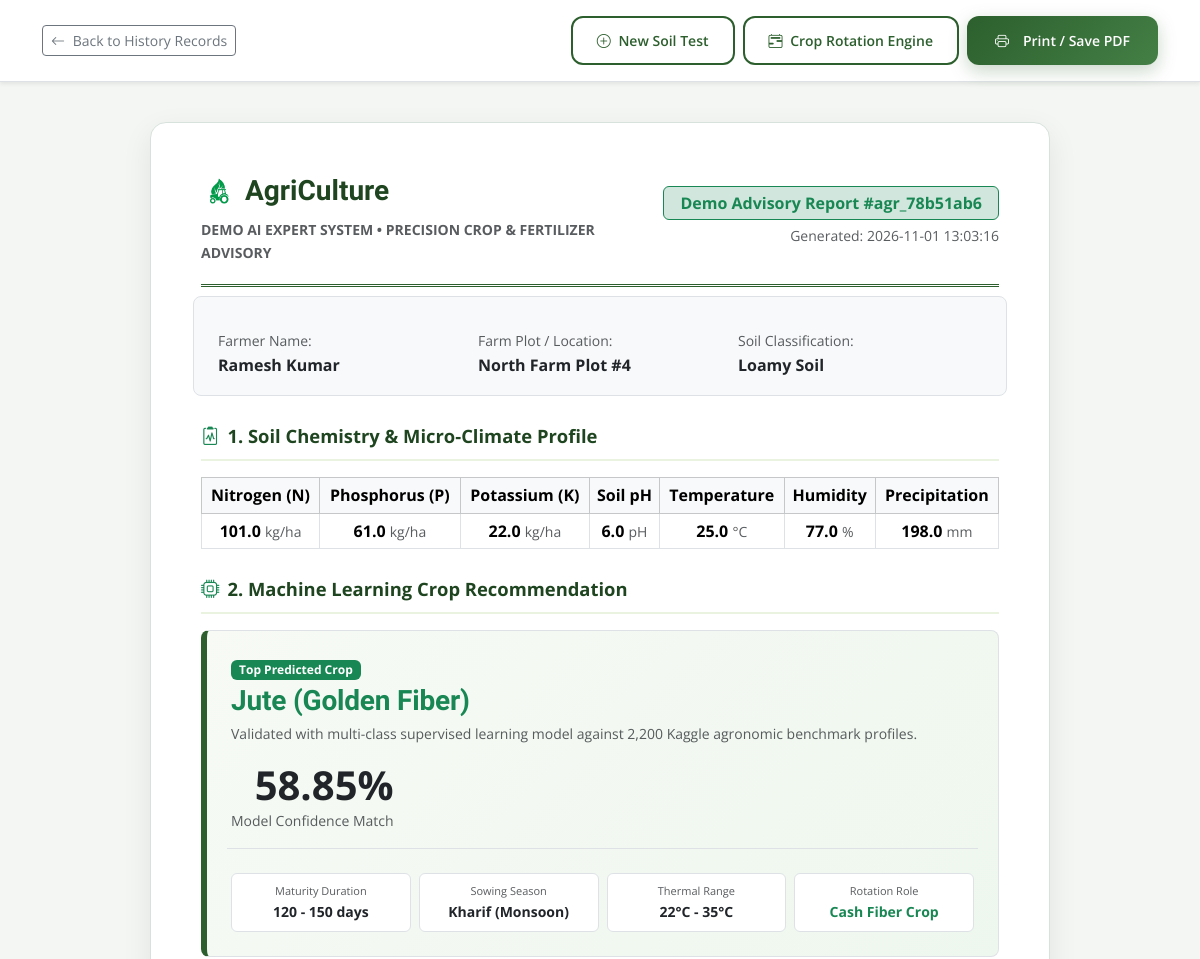
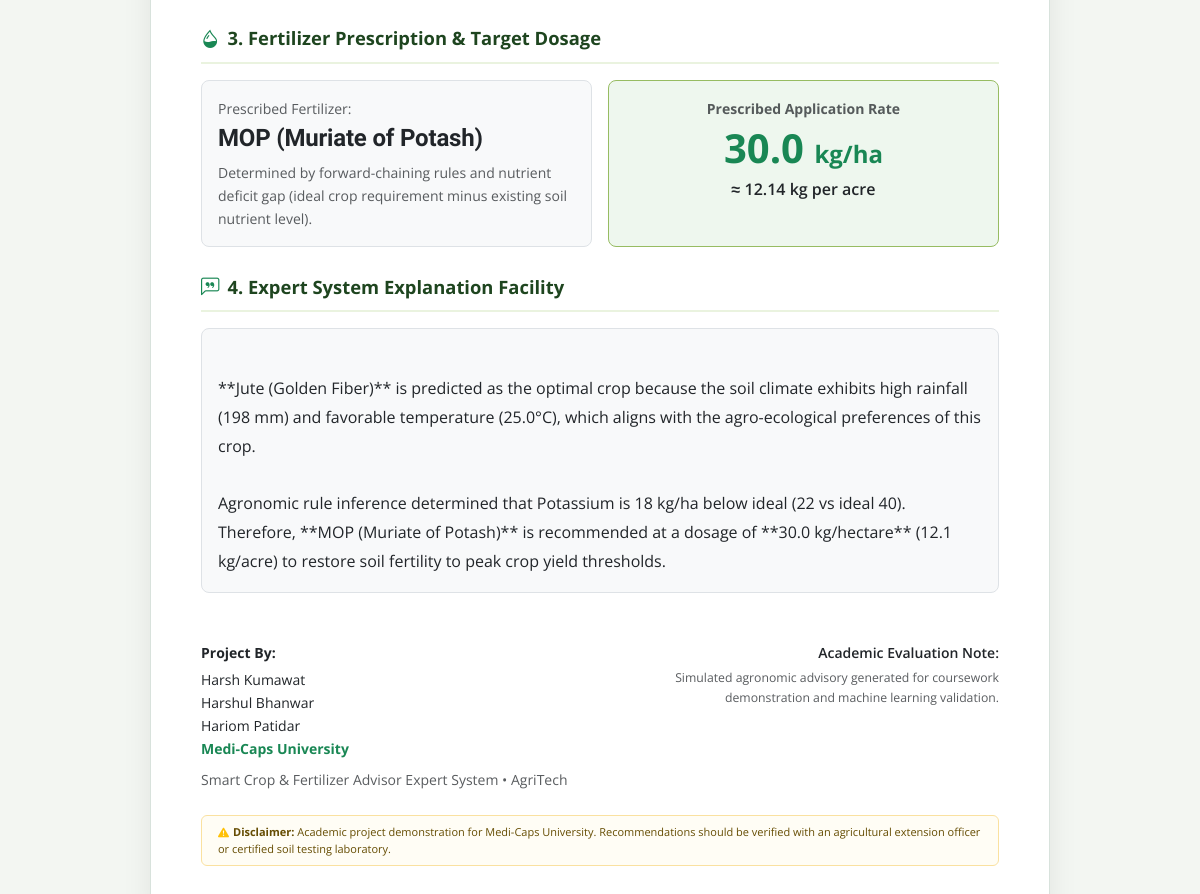
Screenshot of /report/5 with the database file from the repository (2 pictures, top to bottom).
### tables this page shows
CREATE TABLE recommendations_history (
                    id INTEGER PRIMARY KEY AUTOINCREMENT,
                    timestamp TEXT NOT NULL,
                    farmer_name TEXT DEFAULT 'Farmer',
                    location TEXT DEFAULT 'Farm Field #1',
                    soil_type TEXT DEFAULT 'Alluvial/Loamy',
                    N REAL NOT NULL,
                    P REAL NOT NULL,
                    K REAL NOT NULL,
                    ph REAL NOT NULL,
                    temperature REAL NOT NULL,
                    humidity REAL NOT NULL,
                    rainfall REAL NOT NULL,
                    predicted_crop TEXT NOT NULL,
                    confidence REAL NOT NULL,
                    recommended_fertilizer TEXT NOT NULL,
                    dosage_kg_ha REAL NOT NULL,
                    dosage_kg_acre REAL NOT NULL,
                    explanation TEXT NOT NULL,
                    fired_rules_json TEXT,
                    nutrient_gaps_json TEXT
                , report_id TEXT);

### app.py (the view)
@app.route('/report/<rec_id>')
def report(rec_id):
    if str(rec_id).lower() == 'demo':
        history_records = db.fetch_history(limit=1, anonymize=False)
        record = history_records[0] if history_records else None
        if not record:
            record = {
                'id': 1,
                'report_id': 'agr_demo',
                'timestamp': '2026-11-14 10:00:00',
                'farmer_name': 'Ramesh Kumar',
                'location': 'Plot #4 North Field',
                'soil_type': 'Loamy',
                'N': 40, 'P': 48, 'K': 40, 'ph': 6.5,
                'temperature': 24, 'humidity': 82, 'rainfall': 230,
                'predicted_crop': 'Rice (Paddy)',
                'confidence': 99.3,
                'recommended_fertilizer': 'Urea',
                'dosage_kg_ha': 87.0,
                'dosage_kg_acre': 35.2,
                'explanation': '[EXPLANATION FACILITY AUDIT]\n• Input Nitrogen level (40 kg/ha) is deficient for optimal Rice tillering (requires 80 kg/ha).\n• Forward-Chaining Rule R02 fired: Recommended Urea @ 87.0 kg/ha (35.2 kg/acre).\n• Growth duration (110 - 150 days) safely fits within farmer available fallow gap (160 days) with +10 days buffer.'
            }
    else:
        record = db.fetch_by_id(rec_id)
        if not record:
            return "<h3>Consultation record not found</h3><p>The advisory report token may be invalid or expired.</p><a href='/history'>Return to Consultation Records</a>", 404
    crop_info = kb.get_crop_requirements(record.get('predicted_crop', ''))
    return render_template('report.html', record=record, crop_info=crop_info)

### app.py (called while the page is built)
@app.context_processor
def inject_global_data():
    return {
        'crop_count': len(kb.crop_requirements),
        'rule_count': len(kb.rules),
        'fert_count': len(kb.fertilizers),
        'crop_dict': kb.crop_requirements,
        'all_crops': kb.get_all_crops(),
        'crop_icons': CROP_ICONS
    }

### crop_expert_system/database.py (called while the page is built)
    def get_connection(self):
        conn = sqlite3.connect(self.db_path)
        conn.row_factory = sqlite3.Row
        return conn

    def fetch_by_id(self, rec_id_or_token: Any) -> Optional[Dict[str, Any]]:
        with self.get_connection() as conn:
            cursor = conn.cursor()
            cursor.execute("SELECT * FROM recommendations_history WHERE report_id = ?", (str(rec_id_or_token),))
            row = cursor.fetchone()
            if row:
                r = dict(row)
                if not r.get("report_id"):
                    r["report_id"] = str(rec_id_or_token)
                return r
            if str(rec_id_or_token).isdigit():
                cursor.execute("SELECT * FROM recommendations_history WHERE id = ?", (int(rec_id_or_token),))
                row = cursor.fetchone()
                if row:
                    r = dict(row)
                    if not r.get("report_id"):
                        r["report_id"] = f"agr_{r['id']:04d}"
                    return r
            return None

### crop_expert_system/knowledge_base.py (called while the page is built)
    def get_crop_requirements(self, crop: str) -> Optional[Dict[str, Any]]:
        if not crop:
            return None
        c = crop.lower().strip()
        if c in self.crop_requirements:
            return self.crop_requirements[c]
        for k, v in self.crop_requirements.items():
            disp = v.get("display_name", "").lower().strip()
            if c == disp or c in disp or disp in c:
                return v
            if k in c or c in k:
                return v
        return None

    def get_all_crops(self) -> List[str]:
        return sorted(list(self.crop_requirements.keys()))

### templates/report.html (shortened to what this page needs)
<!DOCTYPE html>
<html lang="en">
<head>
  <link href="https://cdn.jsdelivr.net/npm/bootstrap@5.3.3/dist/css/bootstrap.min.css" rel="stylesheet">
  <link href="https://cdn.jsdelivr.net/npm/bootstrap-icons@1.11.3/font/bootstrap-icons.min.css" rel="stylesheet">
  <link href="/static/assets/css/main.css?v=2.2" rel="stylesheet">
</head>
<body>
  <div class="no-print bg-white border-bottom py-3 sticky-top shadow-sm">
    <div class="container d-flex justify-content-between align-items-center">
      <a href="/history" class="btn btn-outline-secondary btn-sm">
        <i class="bi bi-arrow-left me-1"></i> Back to History Records
      </a>
      <div class="d-flex gap-2">
        <a href="/advisor" class="btn btn-agri-outline btn-sm">
          <i class="bi bi-plus-circle me-1"></i> New Soil Test
        </a>
        <a href="/rotation" class="btn btn-agri-outline btn-sm">
          <i class="bi bi-calendar2-range me-1"></i> Crop Rotation Engine
        </a>
        <button onclick="window.print()" class="btn btn-agri btn-sm">
          <i class="bi bi-printer me-1"></i> Print / Save PDF
        </button>
      </div>
    </div>
  </div>
  <div class="container">
    <div class="report-paper">
      <div class="report-header d-flex justify-content-between align-items-center">
        <div>
          <div class="d-flex align-items-center gap-2 mb-1">
            <img src="/static/assets/img/logo.png" alt="AgriCulture Logo" width="36" height="36" style="border-radius: 8px;">
            <span class="fs-3 fw-bold" style="font-family: 'Marcellus', serif; color: #1e451f;">AgriCulture</span>
          </div>
          <div class="text-uppercase small fw-bold text-muted tracking-wider">Demo AI Expert System • Precision Crop & Fertilizer Advisory</div>
        </div>
        <div class="text-end">
          <span class="badge bg-success-subtle text-success fs-6 border border-success px-3 py-2">
            Demo Advisory Report #{{ record.report_id if record.report_id else record.id }}
          </span>
          <div class="small text-muted mt-1">Generated: {{ record.timestamp }}</div>
        </div>
      </div>
      <div class="row g-3 p-3 bg-light rounded-3 border mb-4">
        <div class="col-sm-4">
          <div class="small text-muted">Farmer Name:</div>
          <div class="fw-bold text-dark fs-6">{{ record.farmer_name }}</div>
        </div>
        <div class="col-sm-4">
          <div class="small text-muted">Farm Plot / Location:</div>
          <div class="fw-bold text-dark fs-6">{{ record.location }}</div>
        </div>
        <div class="col-sm-4">
          <div class="small text-muted">Soil Classification:</div>
          <div class="fw-bold text-dark fs-6">{{ record.soil_type }} Soil</div>
        </div>
      </div>
      <div class="section-head-report">
        <i class="bi bi-clipboard2-pulse text-success"></i> 1. Soil Chemistry & Micro-Climate Profile
      </div>
      <table class="table table-bordered table-sm align-middle text-center mb-4">
        <thead class="table-light">
          <tr>
            <th>Nitrogen (N)</th>
            <th>Phosphorus (P)</th>
            <th>Potassium (K)</th>
            <th>Soil pH</th>
            <th>Temperature</th>
            <th>Humidity</th>
            <th>Precipitation</th>
          </tr>
        </thead>
        <tbody>
          <tr class="fw-bold fs-6">
            <td>{{ record.N }} <span class="small fw-normal text-muted">kg/ha</span></td>
            <td>{{ record.P }} <span class="small fw-normal text-muted">kg/ha</span></td>
            <td>{{ record.K }} <span class="small fw-normal text-muted">kg/ha</span></td>
            <td>{{ record.ph }} <span class="small fw-normal text-muted">pH</span></td>
            <td>{{ record.temperature }} <span class="small fw-normal text-muted">°C</span></td>
            <td>{{ record.humidity }} <span class="small fw-normal text-muted">%</span></td>
            <td>{{ record.rainfall }} <span class="small fw-normal text-muted">mm</span></td>
          </tr>
        </tbody>
      </table>
      <div class="section-head-report">
        <i class="bi bi-cpu text-success"></i> 2. Machine Learning Crop Recommendation
      </div>
      <div class="p-4 rounded-3 border mb-4" style="background: linear-gradient(135deg, #f7faf5, #eef7ee); border-left: 6px solid #2c5f2d !important;">
        <div class="d-flex justify-content-between align-items-center flex-wrap gap-3">
          <div>
            <span class="badge bg-success px-2 py-1 mb-1">Top Predicted Crop</span>
            <h3 class="fw-bold text-success mb-1" style="font-family: 'Marcellus', serif;">{{ record.predicted_crop }}</h3>
            <div class="text-muted small">Validated with multi-class supervised learning model against 2,200 Kaggle agronomic benchmark profiles.</div>
          </div>
          <div class="text-end">
            <div class="display-6 fw-bold text-dark">{{ record.confidence }}%</div>
            <div class="small text-muted">Model Confidence Match</div>
          </div>
        </div>
        {% if crop_info %}
        <div class="row g-2 mt-3 pt-3 border-top">
          <div class="col-sm-3 col-6">
            <div class="p-2 bg-white rounded border text-center">
              <div class="small text-muted" style="font-size: 11px;">Maturity Duration</div>
              <div class="fw-bold text-dark small">{{ crop_info.growth_duration_days }}</div>
            </div>
          </div>
          <div class="col-sm-3 col-6">
            <div class="p-2 bg-white rounded border text-center">
              <div class="small text-muted" style="font-size: 11px;">Sowing Season</div>
              <div class="fw-bold text-dark small">{{ crop_info.season }}</div>
            </div>
          </div>
          <div class="col-sm-3 col-6">
            <div class="p-2 bg-white rounded border text-center">
              <div class="small text-muted" style="font-size: 11px;">Thermal Range</div>
              <div class="fw-bold text-dark small">{{ crop_info.temp_min }}°C - {{ crop_info.temp_max }}°C</div>
            </div>
          </div>
          <div class="col-sm-3 col-6">
            <div class="p-2 bg-white rounded border text-center">
              <div class="small text-muted" style="font-size: 11px;">Rotation Role</div>
              <div class="fw-bold text-success small">{{ crop_info.rotation_role }}</div>
            </div>
          </div>
        </div>
        {% endif %}
      </div>
      <div class="section-head-report">
        <i class="bi bi-droplet-half text-success"></i> 3. Fertilizer Prescription & Target Dosage
      </div>
      <div class="row g-3 mb-4">
        <div class="col-md-6">
          <div class="p-3 bg-light rounded-3 border h-100">
            <div class="small text-muted">Prescribed Fertilizer:</div>
            <h4 class="fw-bold text-dark mt-1">{{ record.recommended_fertilizer }}</h4>
            <div class="small text-muted mt-2">
              Determined by forward-chaining rules and nutrient deficit gap (ideal crop requirement minus existing soil nutrient level).
            </div>
          </div>
        </div>
        <div class="col-md-6">
          <div class="p-3 rounded-3 border h-100 text-center" style="background: #eef7ee; border-color: #97bc62 !important;">
            <div class="small text-muted fw-bold">Prescribed Application Rate</div>
            <div class="display-6 fw-bold text-success my-1">{{ record.dosage_kg_ha }} <span class="fs-4">kg/ha</span></div>
            <div class="fw-semibold text-dark">≈ {{ record.dosage_kg_acre }} kg per acre</div>
          </div>
        </div>
      </div>
      <div class="section-head-report">
        <i class="bi bi-chat-left-quote text-success"></i> 4. Expert System Explanation Facility
      </div>
      <div class="p-3 bg-light rounded-3 border mb-4">
        <p class="mb-0 text-dark" style="white-space: pre-line; line-height: 1.8;">
          {{ record.explanation }}
        </p>
      </div>
      <div class="row pt-4 mt-4 text-muted small signature-row">
        <div class="col-sm-6 mb-3 mb-sm-0">
          <div class="fw-bold text-dark mb-1">Project By:</div>
          <div class="text-dark">Harsh Kumawat</div>
          <div class="text-dark">Harshul Bhanwar</div>
          <div class="text-dark">Hariom Patidar</div>
          <div class="text-success fw-bold">Medi-Caps University</div>
          <div class="text-muted mt-2">Smart Crop & Fertilizer Advisor Expert System • AgriTech</div>
        </div>
        <div class="col-sm-6 text-sm-end">
          <div class="fw-semibold text-dark">Academic Evaluation Note:</div>
          <div class="small text-muted mt-1">Simulated agronomic advisory generated for coursework demonstration and machine learning validation.</div>
        </div>
      </div>
      <div class="alert alert-warning py-2 px-3 small border mt-4 mb-0 text-start" style="font-size: 11px; line-height: 1.5; background: #fffdf5; border-color: #fae1a0 !important;">
        <strong><i class="bi bi-exclamation-triangle-fill me-1 text-warning"></i>Disclaimer:</strong>
        Academic project demonstration for Medi-Caps University. Recommendations should be verified with an agricultural extension officer or certified soil testing laboratory.
      </div>
    </div>
  </div>
</body>
</html>

### static/assets/css/main.css (style rules this page uses)
:root { --primary-color: #2c5f2d; --primary-dark: #1e451f; --primary-light: #448046; --accent-color: #97bc62; --accent-light: #eaf3df; --accent-gold: #c5a059; --earth-brown: #8d6e63; --bg-light: #f8faf7; --surface-card: #ffffff; --text-main: #2b3a2c; --text-muted: #5e6d5f; --heading-font: 'Marcellus', Georgia, serif; --body-font: 'Open Sans', system-ui, -apple-system, sans-serif; --border-radius-lg: 18px; --border-radius-md: 12px; --shadow-sm: 0 4px 12px rgba(44, 95, 45, 0.06); --shadow-md: 0 10px 30px rgba(44, 95, 45, 0.10); --shadow-lg: 0 20px 45px rgba(27, 67, 50, 0.16); }
body { font-family: var(--body-font); color: var(--text-main); background-color: var(--bg-light); line-height: 1.65; overflow-x: hidden; }
h1, h2, h3, h4, h5, h6, .sitename, .service-heading, .content-title { font-family: var(--heading-font); color: var(--primary-dark); letter-spacing: -0.2px; }
.btn-agri { background: linear-gradient(135deg, var(--primary-color), var(--primary-light)); color: #fff; font-weight: 600; padding: 14px 28px; border-radius: 12px; border: none; display: inline-flex; align-items: center; justify-content: center; gap: 10px; transition: all 0.3s ease; box-shadow: 0 6px 18px rgba(44, 95, 45, 0.25); text-decoration: none; }
.btn-agri-outline { border: 2px solid var(--primary-color); color: var(--primary-color); font-weight: 600; padding: 12px 24px; border-radius: 12px; background: transparent; transition: all 0.3s ease; text-decoration: none; }

### templates/report.html (style rules this page uses)
body { background-color: #f3f6f2; color: #212529; font-family: 'Open Sans', sans-serif; }
.report-paper { background: #ffffff; border: 1px solid #d8e2dc; border-radius: 16px; box-shadow: 0 10px 30px rgba(0, 0, 0, 0.08); padding: 45px 50px; max-width: 900px; margin: 40px auto; }
.report-header { border-bottom: 3px double #2c5f2d; padding-bottom: 20px; margin-bottom: 25px; }
.section-head-report { font-size: 1.15rem; font-weight: 700; color: #1e451f; border-bottom: 2px solid #eaf3df; padding-bottom: 8px; margin-top: 25px; margin-bottom: 16px; display: flex; align-items: center; gap: 8px; }

### rows the page displays
recommendations_history: report "agr_78b51ab6", timestamp "2026-11-01 13:03:16", farmer_name "Ramesh Kumar", location "North Farm Plot #4", soil_type "Loamy", N "101.0", P "61.0", K "22.0", ph "6.0", temperature "25.0", humidity "77.0", rainfall "198.0", predicted_crop "Jute (Golden Fiber)", confidence "58.85", recommended_fertilizer "MOP (Muriate of Potash)", dosage_kg_ha "30.0", dosage_kg_acre "12.14", explanation "**Jute (Golden Fiber)** is predicted as the optimal crop because the soil climate exhibits high rainfall (198 mm) and favorable temperature (25.0°C), which aligns with the agro-ecological preferences of this crop. Agronomic rule inference determined that Potassium is 18 kg/ha below ideal (22 vs ideal 40). Therefore, **MOP (Muriate of Potash)** is recommended at a dosage of **30.0 kg/hectare** (12.1 kg/acre) to restore soil fertility to peak crop yield thresholds."

### other values shown
{{ crop_info.growth_duration_days }} "120 - 150 days"
{{ crop_info.season }} "Kharif (Monsoon)"
{{ crop_info.temp_min }} "22"
{{ crop_info.temp_max }} "35"
{{ crop_info.rotation_role }} "Cash Fiber Crop"
